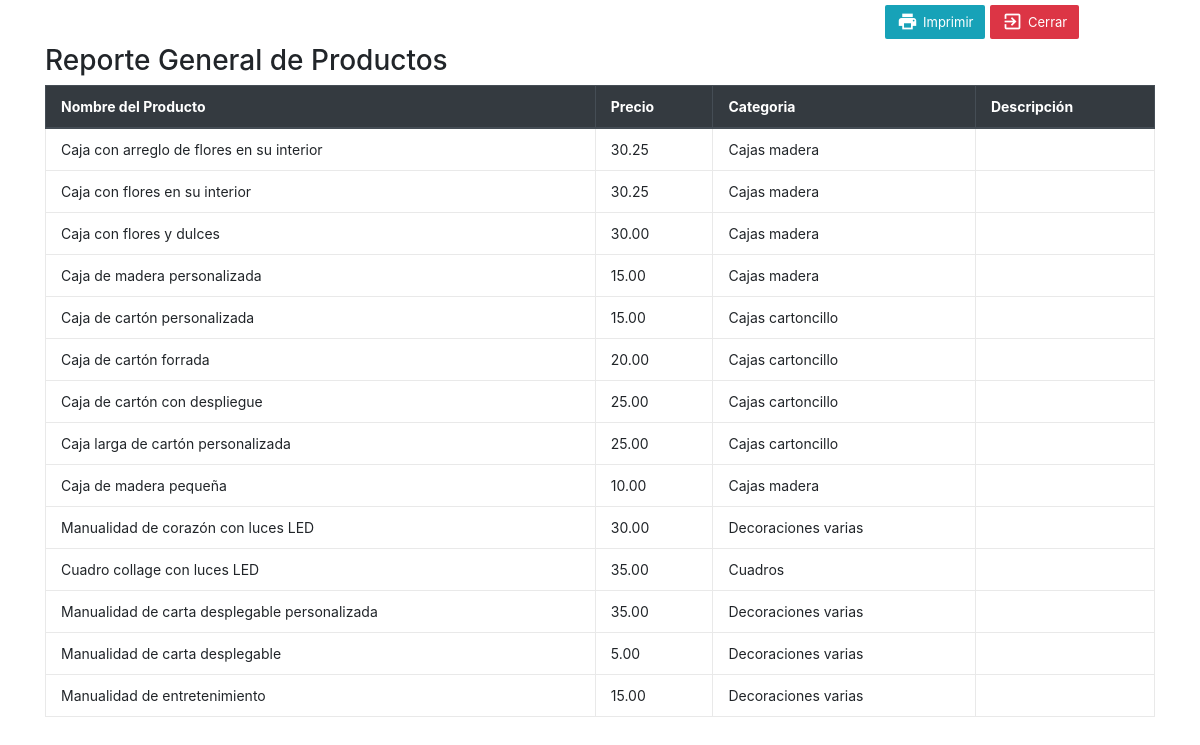
/Reportes/generalProductos.php, run on the app's committed database.
### tables this page shows
CREATE TABLE Productos(
ProductoId INT UNSIGNED NOT NULL AUTO_INCREMENT,
Nombre VARCHAR(100) NOT NULL,
Precio DECIMAL(7,2) NOT NULL,
CategoriaId INT UNSIGNED NOT NULL,
Descripcion VARCHAR(200) NOT NULL,
PRIMARY KEY(ProductoId),
CONSTRAINT FK_CAT_PRO_ID FOREIGN KEY(Categoriaid) REFERENCES categorias(CategoriaId) ON UPDATE CASCADE
);

CREATE TABLE categorias(
CategoriaId INT UNSIGNED NOT NULL AUTO_INCREMENT,
Nombre VARCHAR(100) NOT NULL,
Descripcion VARCHAR(200) NOT NULL,
PRIMARY KEY (CategoriaId)
);

### Negocio/productos.php (called while the page is built, shortened)
<?php
class Productos extends Datos {
  public function ListarTodoReporte() {
    $Cadena = "SELECT productos.ProductoId,
    productos.Nombre AS NombreProducto,
    productos.Precio,
    productos.CategoriaId,
    categorias.Nombre AS NombreCategoria,
    productos.Descripcion
    FROM productos
    INNER JOIN categorias ON productos.CategoriaId = categorias.CategoriaId";
    return $this->EjecutarQuery( $Cadena );
  }
  }
?>

### Datos/datos.php (called while the page is built, shortened)
<?php
class Datos {
  private $Server;
  private $User;
  private $Password;
  private $DataBase;
  private $Conexion;
  public function __construct() {
    $this->Server = "localhost";
    $this->User = "root";
    $this->Password = "root";
    $this->DataBase = "cardel_decoration";
  }
  protected function Conectar() {
    @$this->Conexion = mysqli_connect($this->Server, $this->User, $this->Password, $this->DataBase) or die("<br><br>No se puede establecer conexión");
    return $this->Conexion;
  }
  protected function CerrarConexion() {
    return mysqli_close( $this->Conexion );
  }
  public function EjecutarQuery( $paCadena ) {
    $this->ResultadoQuery = mysqli_query( $this->Conectar(), $paCadena ) or
    die( "Error en consulta<br>Mysql dice: ".mysqli_error( $this->Conexion ) );
    return $this->ResultadoQuery;
  }
}
?>

### Reportes/generalProductos.php (the view, shortened to what this page needs)
<?php
require_once '../Datos/datos.php';
require_once '../Negocio/productos.php';
$Obj_Productos = new Productos();
$DatosProductos = $Obj_Productos->ListarTodoReporte();
?>
<html lang="es">
<head>
  <link rel="stylesheet" href="../css/iconfont/material-icons.css">
  <link rel="stylesheet" href="../css/bootstrap-4.3.1.min.css">
</head>
<body>
  <div class="container">
    <div class="table-botones">
      <div class="form-row">
        <div class="col-md-9"></div>
        <div class="col-md-3">
          <button type="button" class="btn btn-info" onClick="window.print();">
            <i class="material-icons">&#xe8ad;</i><span>Imprimir</span></button>
            <button type="button" class="btn btn-danger" data-toggle="modal"
            onClick="window.close();">
            <i class="material-icons">&#xe879;</i><span>Cerrar</span></button>
          </div>
        </div>
      </div>
      <h3>Reporte General de Productos</h3>
      <table width="100%" class="table table-bordered">
        <thead class="thead-dark">
          <tr>
            <th scope="col">Nombre del Producto</th>
            <th scope="col">Precio</th>
            <th scope="col">Categoria</th>
            <th scope="col">Descripción</th>
          </tr>
        </thead>
        <tbody>
          <?php
          foreach ( $DatosProductos as $Fila ) {
            ?>
            <tr>
              <td><?php echo $Fila['NombreProducto']; ?></td>
              <td><?php echo $Fila['Precio']; ?></td>
              <td><?php echo $Fila['NombreCategoria']; ?></td>
              <td><?php echo $Fila['Descripción']; ?></td>
            </tr>
            <?php
          }
          ?>
        </tbody>
      </table>
    </div>
  </body>
  </html>

### Reportes/generalProductos.php (style rules this page uses)
table.table tr th, table.table tr td { border-color: #e9e9e9; padding: 12px 15px; vertical-align: middle;font-size: 14px; }
.table-botones .btn { margin-top: 5px; margin-bottom: 5px; }
.table-botones .btn { color: #fff; font-size: 13px; border: none; min-width: 50px; border-radius: 2px; border: none; outline: none !important; margin-left: 0px; }
.table-botones .btn i { float: left; font-size: 21px; margin-right: 5px; }
.table-botones .btn span { float: left; margin-top: 2px; }

### data on the page
productos: Nombre "Caja con arreglo de flores en su interior", Precio "30.25", CategoriaId.Nombre "Cajas madera"
productos: Nombre "Caja con flores en su interior", Precio "30.25", CategoriaId.Nombre "Cajas madera"
productos: Nombre "Caja con flores y dulces", Precio "30.00", CategoriaId.Nombre "Cajas madera"
productos: Nombre "Caja de madera personalizada", Precio "15.00", CategoriaId.Nombre "Cajas madera"
productos: Nombre "Caja de cartón personalizada", Precio "15.00", CategoriaId.Nombre "Cajas cartoncillo"
productos: Nombre "Caja de cartón forrada", Precio "20.00", CategoriaId.Nombre "Cajas cartoncillo"
productos: Nombre "Caja de cartón con despliegue", Precio "25.00", CategoriaId.Nombre "Cajas cartoncillo"
productos: Nombre "Caja larga de cartón personalizada", Precio "25.00", CategoriaId.Nombre "Cajas cartoncillo"
productos: Nombre "Caja de madera pequeña", Precio "10.00", CategoriaId.Nombre "Cajas madera"
productos: Nombre "Manualidad de corazón con luces LED", Precio "30.00", CategoriaId.Nombre "Decoraciones varias"
productos: Nombre "Cuadro collage con luces LED", Precio "35.00", CategoriaId.Nombre "Cuadros"
productos: Nombre "Manualidad de carta desplegable personalizada", Precio "35.00", CategoriaId.Nombre "Decoraciones varias"
productos: Nombre "Manualidad de carta desplegable", Precio "5.00", CategoriaId.Nombre "Decoraciones varias"
productos: Nombre "Manualidad de entretenimiento", Precio "15.00", CategoriaId.Nombre "Decoraciones varias"
